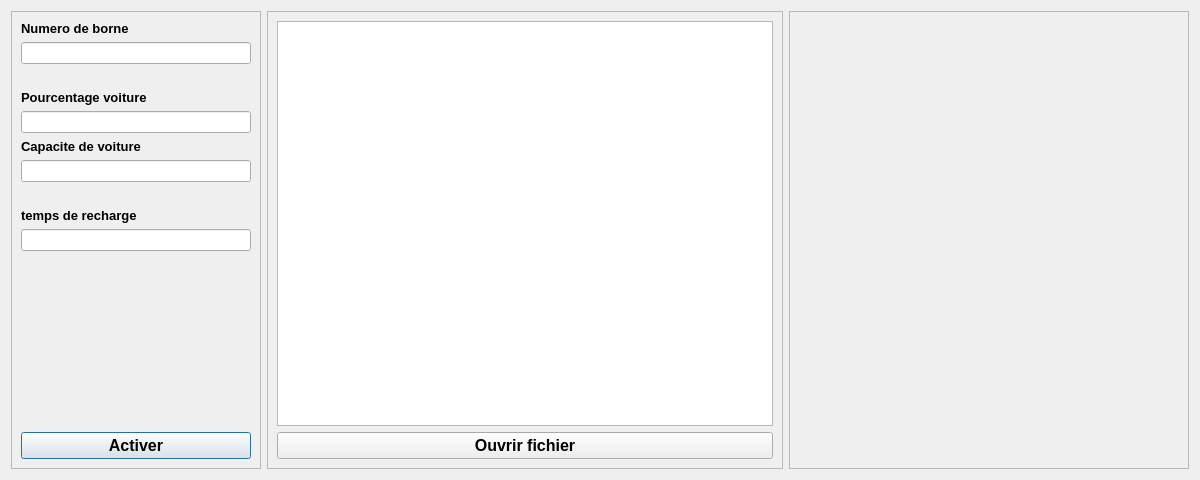
<?xml version="1.0" encoding="UTF-8"?>
<ui version="4.0">
 <class>deuxiemeinterface</class>
 <widget class="QDialog" name="deuxiemeinterface">
  <property name="geometry">
   <rect>
    <x>0</x>
    <y>0</y>
    <width>1200</width>
    <height>480</height>
   </rect>
  </property>
  <property name="minimumSize">
   <size>
    <width>1200</width>
    <height>480</height>
   </size>
  </property>
  <property name="maximumSize">
   <size>
    <width>1200</width>
    <height>480</height>
   </size>
  </property>
  <property name="windowTitle">
   <string>Dialog</string>
  </property>
  <property name="styleSheet">
   <string notr="true">*{
border:none;
background-color:transparent;
background:transparent;
padding:0;
margin:0;
color:#fff;
}
#plainTextEdit{
color:white;

}
#deuxiemeinterface {
	background-color:#121212 ;
}
#frame,#frame_2,#frame_3{
background-color: #212121;
}
#activer,#readfile{
border:1px solid #1db954/*cc5bce*/;
border-radius:11.25px;
text-align:center;
}
QPushButton{
text-align:left;
padding:5px 10px;
border-top-left-radius:10px;
border-bottom-left-radius:10px;
}

#label_3,#label_4{
color :red;
}
QLineEdit{
background-color: #121212 /*rgb(27, 27, 39)*/;
border:1px solid #1db954/*cc5bce*/;
color:white;
text-align:center;
}

#activer:hover,#readfile:hover{
border:1px solid #121212 /*#cc5bce*/;
border-radius:11.25px;
text-align:center;
color:#121212;
background-color:#1db954 /*rgb(27, 27, 39)*/;
}








QRadioButton {
background-color:transparent;
color: white;
}

QRadioButton::indicator {
width: 11px;
height: 11px;
border-radius: 5px;
}

QRadioButton::indicator::unchecked{ 
border: 1px solid; 
border-color: rgb(132,132,132);
border-radius: 5px;
background-color: white; 
width: 11px; 
height: 11px; 
}

QRadioButton::indicator::checked{ 
border: 3px solid; 
border-color: #1db954;
border-radius: 6px;
background-color: #212121;
width: 7px; 
height: 7px; 
}</string>
  </property>
  <layout class="QHBoxLayout" name="horizontalLayout">
   <item>
    <widget class="QFrame" name="frame_2">
     <property name="maximumSize">
      <size>
       <width>250</width>
       <height>16777215</height>
      </size>
     </property>
     <property name="frameShape">
      <enum>QFrame::StyledPanel</enum>
     </property>
     <property name="frameShadow">
      <enum>QFrame::Raised</enum>
     </property>
     <layout class="QVBoxLayout" name="verticalLayout">
      <item>
       <widget class="QLabel" name="label">
        <property name="font">
         <font>
          <pointsize>10</pointsize>
          <weight>75</weight>
          <bold>true</bold>
         </font>
        </property>
        <property name="text">
         <string>Numero de borne</string>
        </property>
       </widget>
      </item>
      <item>
       <widget class="QLineEdit" name="lineEdit"/>
      </item>
      <item>
       <widget class="QLabel" name="label_3">
        <property name="text">
         <string/>
        </property>
       </widget>
      </item>
      <item>
       <widget class="QLabel" name="label_2">
        <property name="font">
         <font>
          <pointsize>10</pointsize>
          <weight>75</weight>
          <bold>true</bold>
         </font>
        </property>
        <property name="text">
         <string>Pourcentage voiture</string>
        </property>
       </widget>
      </item>
      <item>
       <widget class="QLineEdit" name="lineEdit_2"/>
      </item>
      <item>
       <widget class="QLabel" name="label_31">
        <property name="font">
         <font>
          <pointsize>10</pointsize>
          <weight>75</weight>
          <bold>true</bold>
         </font>
        </property>
        <property name="text">
         <string>Capacite de voiture</string>
        </property>
       </widget>
      </item>
      <item>
       <widget class="QLineEdit" name="lineEdit_3"/>
      </item>
      <item>
       <widget class="QLabel" name="label_4">
        <property name="text">
         <string/>
        </property>
       </widget>
      </item>
      <item>
       <widget class="QLabel" name="label_41">
        <property name="font">
         <font>
          <pointsize>10</pointsize>
          <weight>75</weight>
          <bold>true</bold>
         </font>
        </property>
        <property name="text">
         <string>temps de recharge</string>
        </property>
       </widget>
      </item>
      <item>
       <widget class="QLineEdit" name="lineEdit_4">
        <property name="readOnly">
         <bool>true</bool>
        </property>
       </widget>
      </item>
      <item>
       <spacer name="verticalSpacer">
        <property name="orientation">
         <enum>Qt::Vertical</enum>
        </property>
        <property name="sizeHint" stdset="0">
         <size>
          <width>20</width>
          <height>40</height>
         </size>
        </property>
       </spacer>
      </item>
      <item>
       <widget class="QPushButton" name="activer">
        <property name="font">
         <font>
          <pointsize>12</pointsize>
          <weight>75</weight>
          <bold>true</bold>
         </font>
        </property>
        <property name="text">
         <string>Activer</string>
        </property>
       </widget>
      </item>
     </layout>
    </widget>
   </item>
   <item>
    <widget class="QFrame" name="frame">
     <property name="frameShape">
      <enum>QFrame::StyledPanel</enum>
     </property>
     <property name="frameShadow">
      <enum>QFrame::Raised</enum>
     </property>
     <layout class="QVBoxLayout" name="verticalLayout_2">
      <item>
       <widget class="QPlainTextEdit" name="plainTextEdit">
        <property name="font">
         <font>
          <pointsize>11</pointsize>
         </font>
        </property>
        <property name="readOnly">
         <bool>true</bool>
        </property>
       </widget>
      </item>
      <item>
       <widget class="QPushButton" name="readfile">
        <property name="font">
         <font>
          <pointsize>12</pointsize>
          <weight>75</weight>
          <bold>true</bold>
         </font>
        </property>
        <property name="text">
         <string>Ouvrir fichier</string>
        </property>
       </widget>
      </item>
     </layout>
    </widget>
   </item>
   <item>
    <widget class="QFrame" name="frame_3">
     <property name="minimumSize">
      <size>
       <width>400</width>
       <height>200</height>
      </size>
     </property>
     <property name="styleSheet">
      <string notr="true"/>
     </property>
     <property name="frameShape">
      <enum>QFrame::StyledPanel</enum>
     </property>
     <property name="frameShadow">
      <enum>QFrame::Raised</enum>
     </property>
    </widget>
   </item>
  </layout>
 </widget>
 <resources/>
 <connections/>
</ui>
